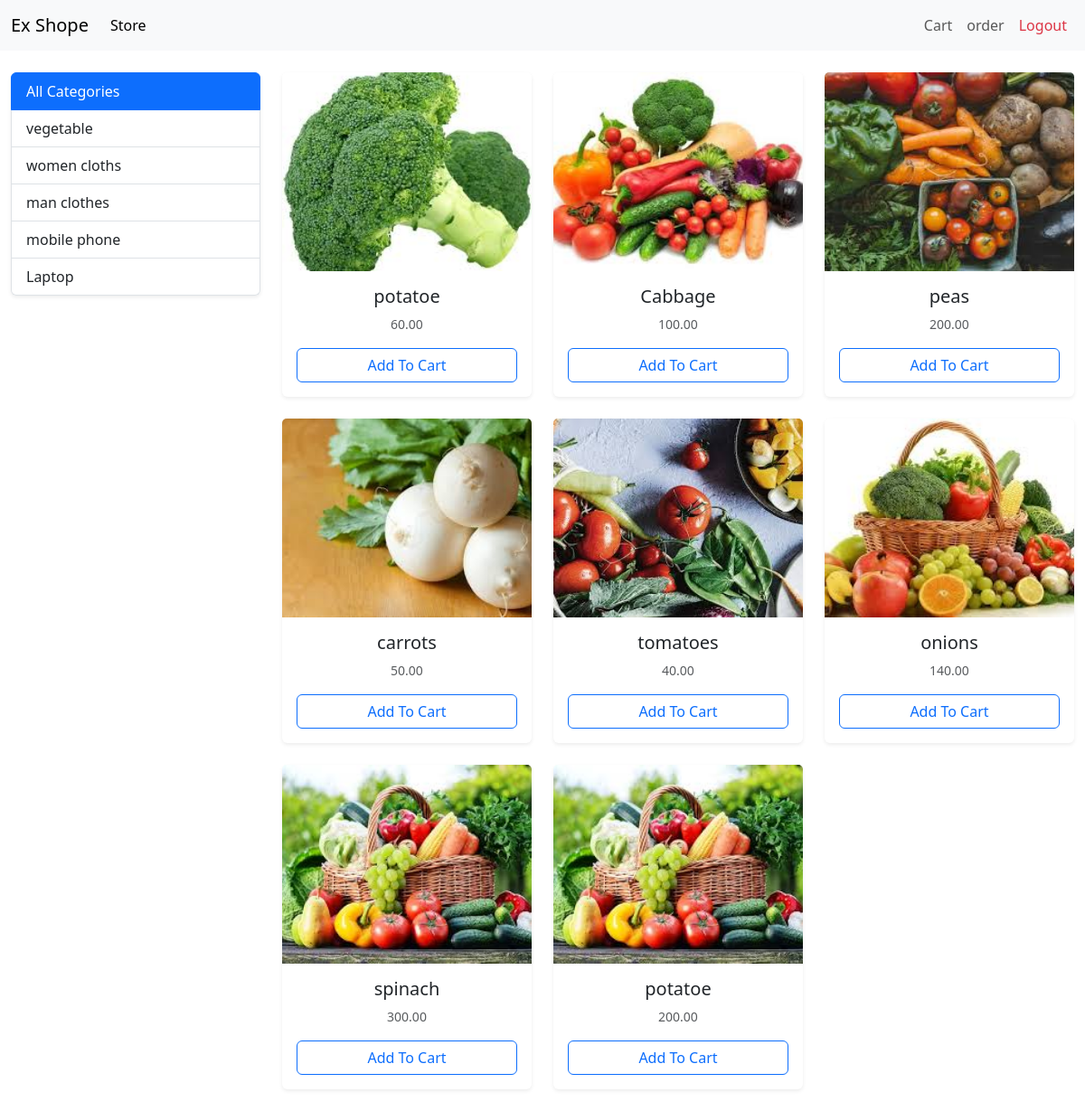
Page /?category=2 (signed in) on the committed database.
### app/models.py (models this page shows, shortened)
class Category(models.Model):
    name = models.CharField(max_length=100)

class Product(models.Model):
    name = models.CharField(max_length=100)
    price = models.DecimalField(default=0.00, max_digits=10, decimal_places=2)
    category = models.ForeignKey(Category, on_delete=models.CASCADE, default=1)
    description = models.TextField()
    image = models.ImageField(upload_to='products/')
    @staticmethod
    def get_all_products_by_category_id(category_id):
        if category_id:
            return Product.objects.filter(category=category_id)
        else:
            return Product.get_all_products()

### app/views.py (the view, shortened to what this page needs)
# urls.py: path('', views.home.as_view(), name='home'),
class home(View):
    def get(self, request):
        products = None
        categories = Category.objects.all()  # Database se categories lena
        categoryID = request.GET.get('category')
        if categoryID:
            products = Product.get_all_products_by_category_id(categoryID)
        else:
            products = Product.get_all_products()
        cart = request.session.get('cart')
        if cart is None:
            request.session['cart'] = {}
        context = {
            'products': products,
            'categories': categories,
            'cart': request.session['cart'],  # send cart to template
        }
        return render(request, 'app/home.html', context)

### app/templatetags/cart.py (called while the page is built, shortened)
@register.filter(name='is_in_cart')
def is_in_cart(product, cart):
    if not cart:
        return False

### app/templates/app/home.html (shortened to what this page needs)
{% extends "app/base.html" %}
{% block main_content %}
{% load cart %}
<div class="container-fluid mt-4">
  <div class="row">
    <div class="col-lg-3 col-md-4 mb-4">
      <div class="list-group shadow-sm">
        <a href="/" class="list-group-item list-group-item-action active bg-primary border-primary">
          All Categories
        </a>
        {% for category in categories %}
        <a href="/?category={{ category.id }}" class="list-group-item list-group-item-action">
          {{ category.name }}
        </a>
        {% endfor %}
      </div>
    </div>
    <div id="products" class="col-lg-9 col-md-8">
      <div class="row">
        {% for product in products %}
        <div class="col-xl-4 col-lg-6 col-md-6 col-sm-12 mb-4">
          <div class="card h-100 shadow-sm border-0" id="product-{{ product.id }}">
            {% if product.image %}
              <img src="{{ product.image.url }}" alt="{{ product.name }}"
                   class="card-img-top" style="height: 220px; object-fit: cover;">
            {% endif %}
            <div class="card-body d-flex flex-column text-center">
              <h5 class="card-title text-dark">{{ product.name }}</h5>
              <p class="card-text text-muted small">{{ product.price }}</p>
              {% if product|is_in_cart:cart %}
              <div class="d-flex justify-content-center align-items-center mt-2 mb-2">
                  <form action="/#{{product.id}}" method="post" class="me-2">
                      {% csrf_token %}
                      <input type="hidden" name="product" value="{{ product.id }}">
                      <input type="hidden" name="remove" value="True">
                      <input type="submit" value=" - " class="btn btn-secondary">
                  </form>
                  {% comment %} <div class="text-center px-2">{{ cart|get_item:product.id}} in cart</div> {% endcomment %}
                  <div class="text-center px-2">{{ cart|get_item:product.id }} in cart</div>
                  <form action="/#{{product.id}}" method="post" class="ms-2">
                      {% csrf_token %}
                      <input type="hidden" name="product" value="{{ product.id }}">
                      <input type="submit" value=" + " class="btn btn-secondary">
                  </form>
              </div>
              {% else %}
              <form action="/#{{product.id}}" method="post" class="mt-auto">
                  <input type="submit" class="btn btn-outline-primary w-100" value="Add To Cart">
              </form>
              {% endif %}
            </div>
          </div>
        </div>
        {% endfor %}
      </div>
    </div>
  </div>
</div>
{% endblock main_content %}

### app/templates/app/base.html (shortened to what this page needs)
<!doctype html>
<html lang="en">
<head>
  <link rel="stylesheet"
        href="https://cdn.jsdelivr.net/npm/bootstrap@5.3.8/dist/css/bootstrap.min.css">
</head>
<nav class="navbar navbar-expand-lg bg-body-tertiary">
  <div class="container-fluid">
    <a class="navbar-brand" href="{% url "home" %}">Ex Shope</a>
    <div class="collapse navbar-collapse" id="navbarSupportedContent">
      <ul class="navbar-nav me-auto mb-2 mb-lg-0">
        <li class="nav-item">
          <a class="nav-link active" href="{% url "home" %}">Store</a>
        </li>
      </ul>
      <ul class="navbar-nav ms-auto mb-2 mb-lg-0">
                <li class="nav-item">
                  <a class="nav-link" href="{% url 'cart' %}">
                    Cart
                  </a>
                </li>
                <li class="nav-item">
                  <a class="nav-link" href=" {% url "order" %}">order </a>
              </li>
              {% if request.session.customer %}
              <li class="nav-item">
                  <a class="nav-link text-danger" href="{% url 'logout' %}">Logout</a>
              </li>
              {% endif %}
      </ul>
    </div>
  </div>
</nav>
{% block main_content %}
{% endblock main_content %}
</body>
</html>

### rows in the picture
Category: name "vegetable"
Category: name "women cloths"
Category: name "man clothes"
Category: name "mobile phone"
Category: name "Laptop"
Product: image (picture), name "potatoe", price "60.00"
Product: image (picture), name "Cabbage", price "100.00"
Product: image (picture), name "peas", price "200.00"
Product: image (picture), name "carrots", price "50.00"
Product: image (picture), name "tomatoes", price "40.00"
Product: image (picture), name "onions", price "140.00"
Product: image (picture), name "spinach", price "300.00"
Product: image (picture), name "potatoe", price "200.00"
